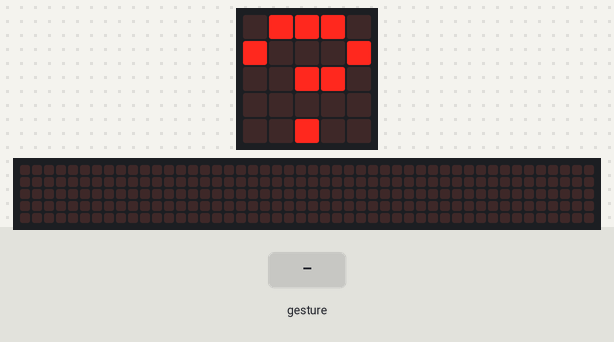
This program was run on a simulated BBC micro:bit running MicroPython. Parts: the board's 5×5 LED display, a strip that is not on the board, showing the scrolling text unrolled. The inputs (shaded band) are chosen by the test bench. Random numbers come from a fixed seed; a tilt is held for 1.5 s and a shake lasts 1 s, then the board lies face up again; the 48×5 strip is a reading aid, not a part: it shows the text the display is scrolling, unrolled, one strip-width of it at a time.

Above: at 1.2 s.
1.3 s: gesture 'shake'
At 2.3 s:
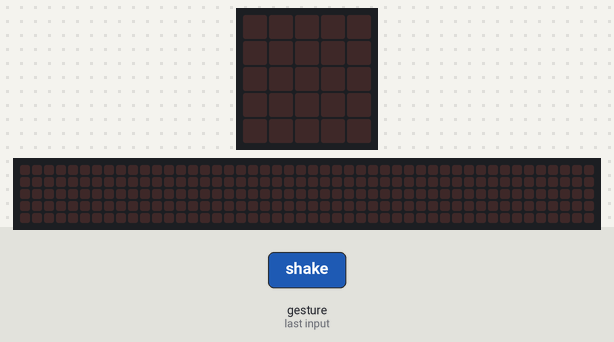
At 2.73 s:
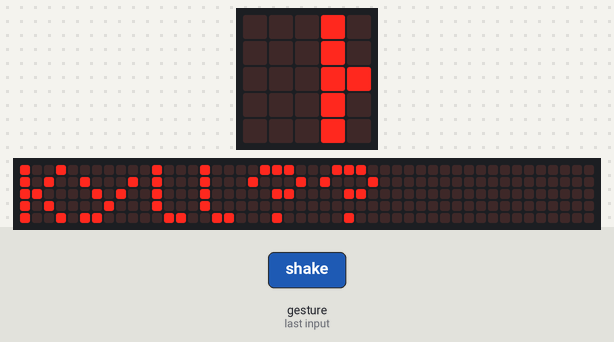
Timing chart, 0 to 4.3 s (numbered marks = the images above; inputs shaded):
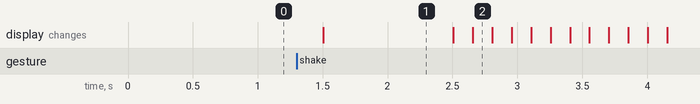

The program:

shake.py
```python
from microbit import *
import random

answers = [
    "Kyllä",
    "Ei"
]

while True:
    display.show('?')
    if accelerometer.was_gesture('shake'):
        display.clear()
        sleep(1000)
        display.scroll(random.choice(answers))
    sleep(10)
```

Measured:
- after the input at 1.3 s, the display: changes after 0.21 s (image 1)
- what the display in image 1 shows lasts 1.0 s, from 1.5 s to 2.5 s
